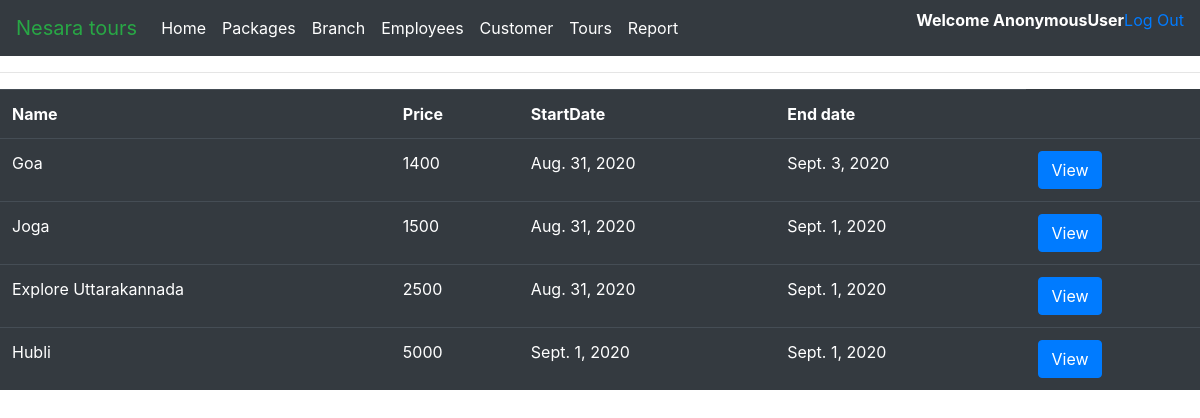
Page /packages/ on the committed database.
### NesaraTours/models.py (models this page shows, shortened)
class Package(models.Model):
    Name = models.CharField(null=True,max_length=255)
    Discription=models.TextField(null=True,max_length=1024)
    StartDate=models.DateField()
    EndDate=models.DateField()
    Price=models.IntegerField(null=True)
    Image = models.CharField(null=True,max_length=1024)

### NesaraTours/views.py (the view)
# urls.py: path('packages/', views.Packages, name='packages'),
def Packages(request):
    pck = Package.objects.all()
    context={'package':pck}
    return render(request, 'packages.html', context)

### templates/packages.html
{% extends 'main.html' %}
{% load static %}
{% block Content %}
<table class="table table-dark">
    <th>Name</th>
    <th>Price</th>
    <th>StartDate</th>
    <th>End date</th>
    {% for i in package %}
        <tr>
            <td>
                {{i.Name}}
            </td>
            <td>
                {{i.Price}}
            </td>
            <td>
                {{i.StartDate}}
            </td>
            <td>
                {{i.EndDate}}
            </td>
            <td>
                <a href="{% url 'ViewPackage' i.id %}" class="btn btn-primary">View</a>
            </td>
        </tr>
    {% endfor %}
</table>
{% endblock Content %}

### rows in the picture
Package: Name "Goa", Price "1400", StartDate "Aug. 31, 2020", EndDate "Sept. 3, 2020"
Package: Name "Joga", Price "1500", StartDate "Aug. 31, 2020", EndDate "Sept. 1, 2020"
Package: Name "Explore Uttarakannada", Price "2500", StartDate "Aug. 31, 2020", EndDate "Sept. 1, 2020"
Package: Name "Hubli", Price "5000", StartDate "Sept. 1, 2020", EndDate "Sept. 1, 2020"

### other values in the picture
{{ request.user }} "AnonymousUser"
